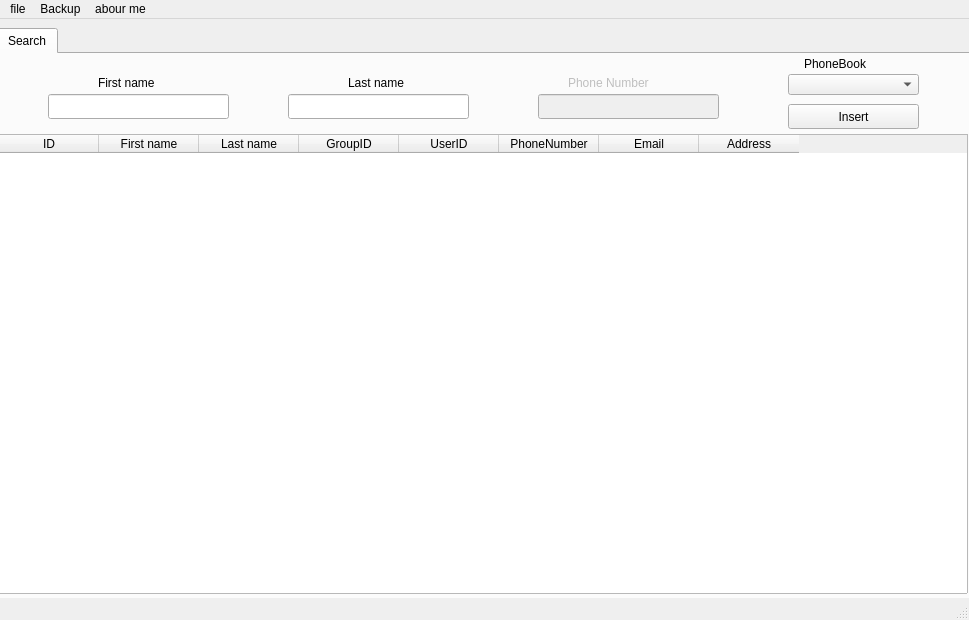
<?xml version="1.0" encoding="UTF-8"?>
<ui version="4.0">
 <class>MainWindow</class>
 <widget class="QMainWindow" name="MainWindow">
  <property name="geometry">
   <rect>
    <x>0</x>
    <y>0</y>
    <width>969</width>
    <height>620</height>
   </rect>
  </property>
  <property name="minimumSize">
   <size>
    <width>810</width>
    <height>620</height>
   </size>
  </property>
  <property name="windowTitle">
   <string>Phone Book</string>
  </property>
  <property name="windowIcon">
   <iconset>
    <normaloff>icone.png</normaloff>icone.png</iconset>
  </property>
  <widget class="QWidget" name="centralwidget">
   <widget class="QTabWidget" name="tabWidget">
    <property name="geometry">
     <rect>
      <x>-4</x>
      <y>9</y>
      <width>980</width>
      <height>620</height>
     </rect>
    </property>
    <property name="currentIndex">
     <number>0</number>
    </property>
    <widget class="QWidget" name="SearchTab">
     <attribute name="title">
      <string>Search</string>
     </attribute>
     <widget class="QLineEdit" name="lnamebx">
      <property name="geometry">
       <rect>
        <x>290</x>
        <y>40</y>
        <width>181</width>
        <height>25</height>
       </rect>
      </property>
     </widget>
     <widget class="QLabel" name="label_3">
      <property name="geometry">
       <rect>
        <x>350</x>
        <y>20</y>
        <width>81</width>
        <height>17</height>
       </rect>
      </property>
      <property name="text">
       <string>Last name</string>
      </property>
     </widget>
     <widget class="QLineEdit" name="fnamebx">
      <property name="geometry">
       <rect>
        <x>50</x>
        <y>40</y>
        <width>181</width>
        <height>25</height>
       </rect>
      </property>
     </widget>
     <widget class="QLabel" name="label">
      <property name="geometry">
       <rect>
        <x>100</x>
        <y>20</y>
        <width>81</width>
        <height>17</height>
       </rect>
      </property>
      <property name="text">
       <string>First name</string>
      </property>
     </widget>
     <widget class="QLineEdit" name="phbx">
      <property name="enabled">
       <bool>false</bool>
      </property>
      <property name="geometry">
       <rect>
        <x>540</x>
        <y>40</y>
        <width>181</width>
        <height>25</height>
       </rect>
      </property>
     </widget>
     <widget class="QLabel" name="label_4">
      <property name="enabled">
       <bool>false</bool>
      </property>
      <property name="geometry">
       <rect>
        <x>570</x>
        <y>20</y>
        <width>111</width>
        <height>17</height>
       </rect>
      </property>
      <property name="text">
       <string>Phone Number</string>
      </property>
     </widget>
     <widget class="QTableWidget" name="tableWidget">
      <property name="geometry">
       <rect>
        <x>0</x>
        <y>80</y>
        <width>970</width>
        <height>460</height>
       </rect>
      </property>
      <column>
       <property name="text">
        <string>ID</string>
       </property>
      </column>
      <column>
       <property name="text">
        <string>First name</string>
       </property>
      </column>
      <column>
       <property name="text">
        <string>Last name</string>
       </property>
      </column>
      <column>
       <property name="text">
        <string>GroupID</string>
       </property>
      </column>
      <column>
       <property name="text">
        <string>UserID</string>
       </property>
      </column>
      <column>
       <property name="text">
        <string>PhoneNumber</string>
       </property>
      </column>
      <column>
       <property name="text">
        <string>Email</string>
       </property>
      </column>
      <column>
       <property name="text">
        <string>Address</string>
       </property>
      </column>
     </widget>
     <widget class="QComboBox" name="PhnBookcomboBox">
      <property name="geometry">
       <rect>
        <x>790</x>
        <y>20</y>
        <width>131</width>
        <height>21</height>
       </rect>
      </property>
     </widget>
     <widget class="QLabel" name="label_2">
      <property name="geometry">
       <rect>
        <x>806</x>
        <y>0</y>
        <width>101</width>
        <height>20</height>
       </rect>
      </property>
      <property name="text">
       <string>PhoneBook</string>
      </property>
     </widget>
     <widget class="QPushButton" name="insertBtn">
      <property name="geometry">
       <rect>
        <x>790</x>
        <y>50</y>
        <width>131</width>
        <height>25</height>
       </rect>
      </property>
      <property name="text">
       <string>Insert</string>
      </property>
     </widget>
    </widget>
   </widget>
  </widget>
  <widget class="QMenuBar" name="menubar">
   <property name="geometry">
    <rect>
     <x>0</x>
     <y>0</y>
     <width>969</width>
     <height>22</height>
    </rect>
   </property>
   <widget class="QMenu" name="menufile">
    <property name="styleSheet">
     <string notr="true"/>
    </property>
    <property name="title">
     <string>file</string>
    </property>
    <addaction name="actionexport"/>
    <addaction name="actionlog_In"/>
    <addaction name="actionCreate_Account"/>
    <addaction name="actionDel_user"/>
   </widget>
   <widget class="QMenu" name="menuBackup">
    <property name="title">
     <string>Backup</string>
    </property>
    <addaction name="actionfull_backUp"/>
   </widget>
   <widget class="QMenu" name="menuabour_me">
    <property name="title">
     <string>abour me</string>
    </property>
    <addaction name="actionabout_me"/>
    <addaction name="actionhelp"/>
   </widget>
   <addaction name="menufile"/>
   <addaction name="menuBackup"/>
   <addaction name="menuabour_me"/>
  </widget>
  <widget class="QStatusBar" name="statusbar"/>
  <action name="actionimport">
   <property name="text">
    <string>import</string>
   </property>
  </action>
  <action name="actionexport">
   <property name="text">
    <string>export</string>
   </property>
  </action>
  <action name="actionlog_In">
   <property name="text">
    <string>log In</string>
   </property>
  </action>
  <action name="actionfull_backUp">
   <property name="text">
    <string>full backUp</string>
   </property>
  </action>
  <action name="actionabout_me">
   <property name="text">
    <string>about me</string>
   </property>
  </action>
  <action name="actionhelp">
   <property name="text">
    <string>help</string>
   </property>
  </action>
  <action name="actionCreate_Account">
   <property name="text">
    <string>Create Account</string>
   </property>
  </action>
  <action name="actionDel_user">
   <property name="text">
    <string>Delete user</string>
   </property>
  </action>
 </widget>
 <resources/>
 <connections/>
</ui>
